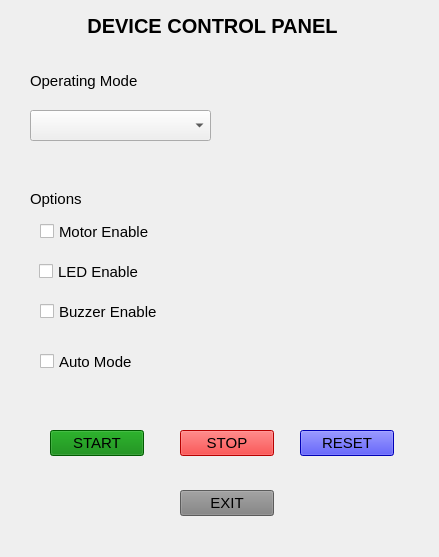
<?xml version="1.0" encoding="UTF-8"?>
<ui version="4.0">
 <class>MainWindow</class>
 <widget class="QMainWindow" name="MainWindow">
  <property name="geometry">
   <rect>
    <x>0</x>
    <y>0</y>
    <width>439</width>
    <height>557</height>
   </rect>
  </property>
  <property name="font">
   <font>
    <pointsize>15</pointsize>
    <bold>true</bold>
   </font>
  </property>
  <property name="windowTitle">
   <string>MainWindow</string>
  </property>
  <widget class="QWidget" name="centralwidget">
   <widget class="QLabel" name="label">
    <property name="geometry">
     <rect>
      <x>2</x>
      <y>10</y>
      <width>421</width>
      <height>31</height>
     </rect>
    </property>
    <property name="text">
     <string>DEVICE CONTROL PANEL</string>
    </property>
    <property name="alignment">
     <set>Qt::AlignmentFlag::AlignCenter</set>
    </property>
   </widget>
   <widget class="QLabel" name="label_2">
    <property name="geometry">
     <rect>
      <x>30</x>
      <y>70</y>
      <width>131</width>
      <height>21</height>
     </rect>
    </property>
    <property name="font">
     <font>
      <pointsize>11</pointsize>
      <bold>false</bold>
     </font>
    </property>
    <property name="text">
     <string>Operating Mode</string>
    </property>
   </widget>
   <widget class="QLabel" name="label_3">
    <property name="geometry">
     <rect>
      <x>30</x>
      <y>190</y>
      <width>66</width>
      <height>18</height>
     </rect>
    </property>
    <property name="font">
     <font>
      <pointsize>11</pointsize>
      <bold>false</bold>
     </font>
    </property>
    <property name="text">
     <string>Options</string>
    </property>
   </widget>
   <widget class="QComboBox" name="comboBox">
    <property name="geometry">
     <rect>
      <x>30</x>
      <y>110</y>
      <width>181</width>
      <height>31</height>
     </rect>
    </property>
    <property name="font">
     <font>
      <pointsize>11</pointsize>
      <bold>false</bold>
     </font>
    </property>
   </widget>
   <widget class="QCheckBox" name="checkBox_Motor">
    <property name="geometry">
     <rect>
      <x>40</x>
      <y>220</y>
      <width>161</width>
      <height>23</height>
     </rect>
    </property>
    <property name="font">
     <font>
      <pointsize>11</pointsize>
      <bold>false</bold>
     </font>
    </property>
    <property name="mouseTracking">
     <bool>true</bool>
    </property>
    <property name="text">
     <string>Motor Enable</string>
    </property>
   </widget>
   <widget class="QCheckBox" name="checkBox_LED">
    <property name="geometry">
     <rect>
      <x>39</x>
      <y>260</y>
      <width>151</width>
      <height>23</height>
     </rect>
    </property>
    <property name="font">
     <font>
      <pointsize>11</pointsize>
      <bold>false</bold>
     </font>
    </property>
    <property name="mouseTracking">
     <bool>true</bool>
    </property>
    <property name="text">
     <string>LED Enable</string>
    </property>
   </widget>
   <widget class="QCheckBox" name="checkBox_Buzzer">
    <property name="geometry">
     <rect>
      <x>40</x>
      <y>300</y>
      <width>171</width>
      <height>23</height>
     </rect>
    </property>
    <property name="font">
     <font>
      <pointsize>11</pointsize>
      <bold>false</bold>
     </font>
    </property>
    <property name="mouseTracking">
     <bool>true</bool>
    </property>
    <property name="text">
     <string>Buzzer Enable</string>
    </property>
   </widget>
   <widget class="QCheckBox" name="checkBox_auto">
    <property name="geometry">
     <rect>
      <x>40</x>
      <y>350</y>
      <width>161</width>
      <height>23</height>
     </rect>
    </property>
    <property name="font">
     <font>
      <pointsize>11</pointsize>
      <bold>false</bold>
     </font>
    </property>
    <property name="mouseTracking">
     <bool>true</bool>
    </property>
    <property name="text">
     <string>Auto Mode</string>
    </property>
   </widget>
   <widget class="QPushButton" name="pushButton_start">
    <property name="geometry">
     <rect>
      <x>50</x>
      <y>430</y>
      <width>94</width>
      <height>26</height>
     </rect>
    </property>
    <property name="font">
     <font>
      <pointsize>11</pointsize>
      <bold>false</bold>
     </font>
    </property>
    <property name="styleSheet">
     <string notr="true">QPushButton
{
	background-color:green;
	color:black;
}
QPushButton:pressed
{
	background-color:black;
	color:green;

}</string>
    </property>
    <property name="text">
     <string>START</string>
    </property>
   </widget>
   <widget class="QPushButton" name="pushButton_stop">
    <property name="geometry">
     <rect>
      <x>180</x>
      <y>430</y>
      <width>94</width>
      <height>26</height>
     </rect>
    </property>
    <property name="font">
     <font>
      <pointsize>11</pointsize>
      <bold>false</bold>
     </font>
    </property>
    <property name="styleSheet">
     <string notr="true">QPushButton
{
	background-color:red;
	color:black;
}
QPushButton:pressed
{
	background-color:red;
	color:black;

}</string>
    </property>
    <property name="text">
     <string>STOP</string>
    </property>
   </widget>
   <widget class="QPushButton" name="pushButton_reset">
    <property name="geometry">
     <rect>
      <x>300</x>
      <y>430</y>
      <width>94</width>
      <height>26</height>
     </rect>
    </property>
    <property name="font">
     <font>
      <pointsize>11</pointsize>
      <bold>false</bold>
     </font>
    </property>
    <property name="styleSheet">
     <string notr="true">QPushButton
{
	background-color:blue;
	color:black;
}
QPushButton:pressed
{
	background-color:black;
	color:blue;

}</string>
    </property>
    <property name="text">
     <string>RESET</string>
    </property>
   </widget>
   <widget class="QPushButton" name="pushButton_exit">
    <property name="geometry">
     <rect>
      <x>180</x>
      <y>490</y>
      <width>94</width>
      <height>26</height>
     </rect>
    </property>
    <property name="font">
     <font>
      <pointsize>11</pointsize>
      <bold>false</bold>
     </font>
    </property>
    <property name="styleSheet">
     <string notr="true">QPushButton
{
	background-color:gray;
	color:black;
}
QPushButton:pressed
{
	background-color:black;
	color:grey;

}</string>
    </property>
    <property name="text">
     <string>EXIT</string>
    </property>
   </widget>
  </widget>
 </widget>
 <resources/>
 <connections/>
</ui>
